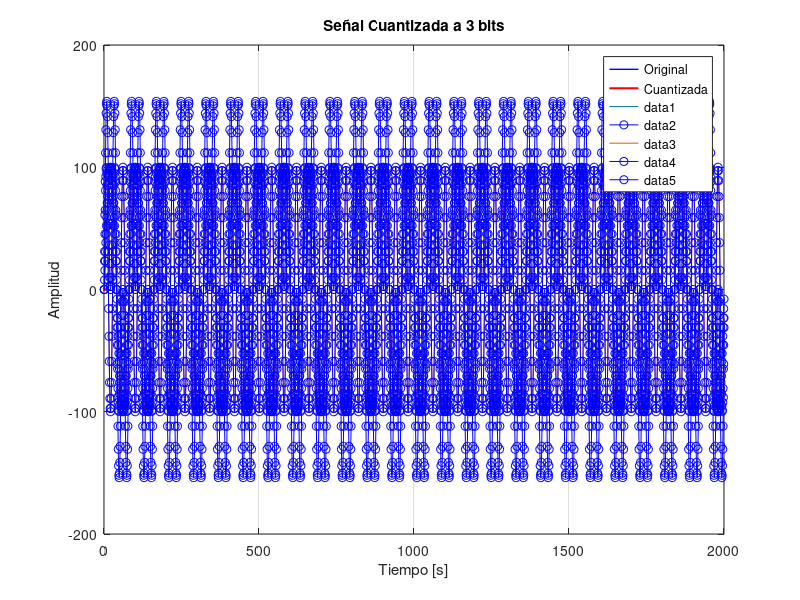
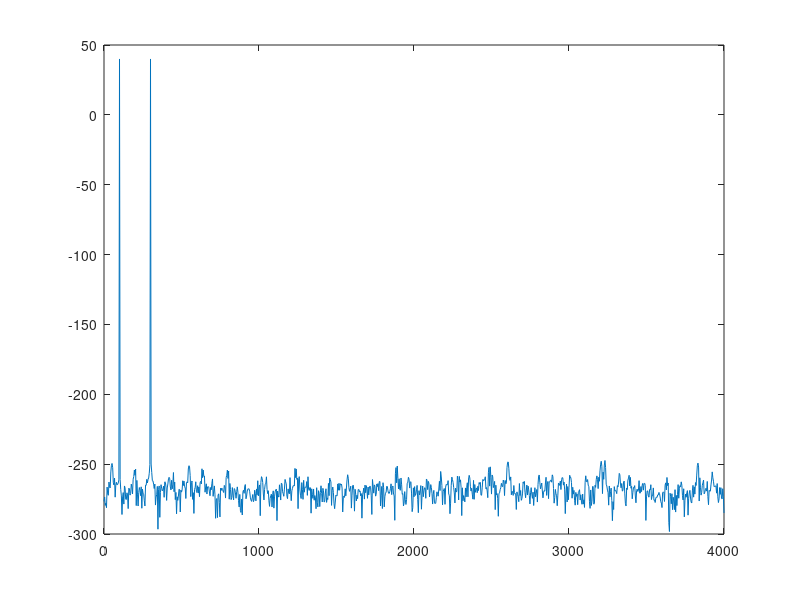

Recreate these plots in MATLAB, in order.
clc; % limpia la pantalla
clear; % borra el espacio de trabajo

% ejercicio 1
fs = 1000;  % frecuencia de muestreo
t = 0:1/fs:1;  % vector de tiempo
f = 5;  % frecuencia de la se#al
x = sin(2 * pi * f * t);  % se#al sinusoidal
bits = 3;  % bits de cuantización
levels = 2^bits;  % niveles de cuantización
x_quantized = round((x + 1) * (levels/2 - 1)) / (levels/2 - 1) - 1;
plot(t, x, 'b', 'LineWidth', 1);
hold on;
plot(t, x_quantized, 'r', 'LineWidth', 1.5);
xlabel('Tiempo [s]');
ylabel('Amplitud');
title(['Señal Cuantizada a ', num2str(bits), ' bits']);
legend('Original', 'Cuantizada');
grid on;


% ejercicio 2
signal_freq=100;
signal_amp=100;
sampling_freq=8000;
sample_number = 2000;
for i=1:sample_number
 signal(i) = (signal_amp*sin(2*pi*(i-1)*signal_freq/sampling_freq));
end
plot(signal);
plot(signal, 'o-b');
signal1 = signal;


% ejercicio 3
signal_freq=300;
signal_amp=100;
sampling_freq=8000;
sample_number = 2000;
for i=1:sample_number
 signal(i) = (signal_amp*sin(2*pi*(i-1)*signal_freq/sampling_freq));
end
plot(signal);
plot(signal, 'o-b');
signal2 = signal;

signal3 = signal1 + signal2;
plot(signal3, 'o-b');


% ejercicio 4
X=signal3;
L=length(X); % longitud de la se#al
T = 1/sampling_freq; % periodo de muestreo     
t = (0:L-1)*T; % vector de tiempo
Y = fft(X); % calcula la FFT.
P2 = abs(Y/L);
P1 = P2(1:L/2+1);
P1(2:end-1) = 2*P1(2:end-1);
f = sampling_freq*(0:(L/2))/L; % vector de frecuencias.
figure;
plot(f,P1) % grafica la se#al en el dominio de la frecuencia.
title('Amplitud en el dominio de la frecuencia')
xlabel('f (Hz)')
ylabel('|P1(f)|')

plot(f,20*log10(P1)) % grafica con salida en dBs.



% ejercicio 5
% carga de datos
array = signal3;
min_index = 1;
max_index = 100;
file_name = 'test_signal.h';
const_name = 'ELEMENTS';
array_name = ['short test_signal[' const_name ']={'];
% crea el archivo de cabecera
fid=fopen(file_name,'w');
fprintf(fid,'#define ');
fprintf(fid, const_name);
fprintf(fid, ' %d\n\n', max_index);
fprintf(fid, array_name);
fprintf(fid,'%d, ' , array(min_index:(max_index-1)));
fprintf(fid,'%d' , array(max_index));
fprintf(fid,'};\n');
fclose(fid);
